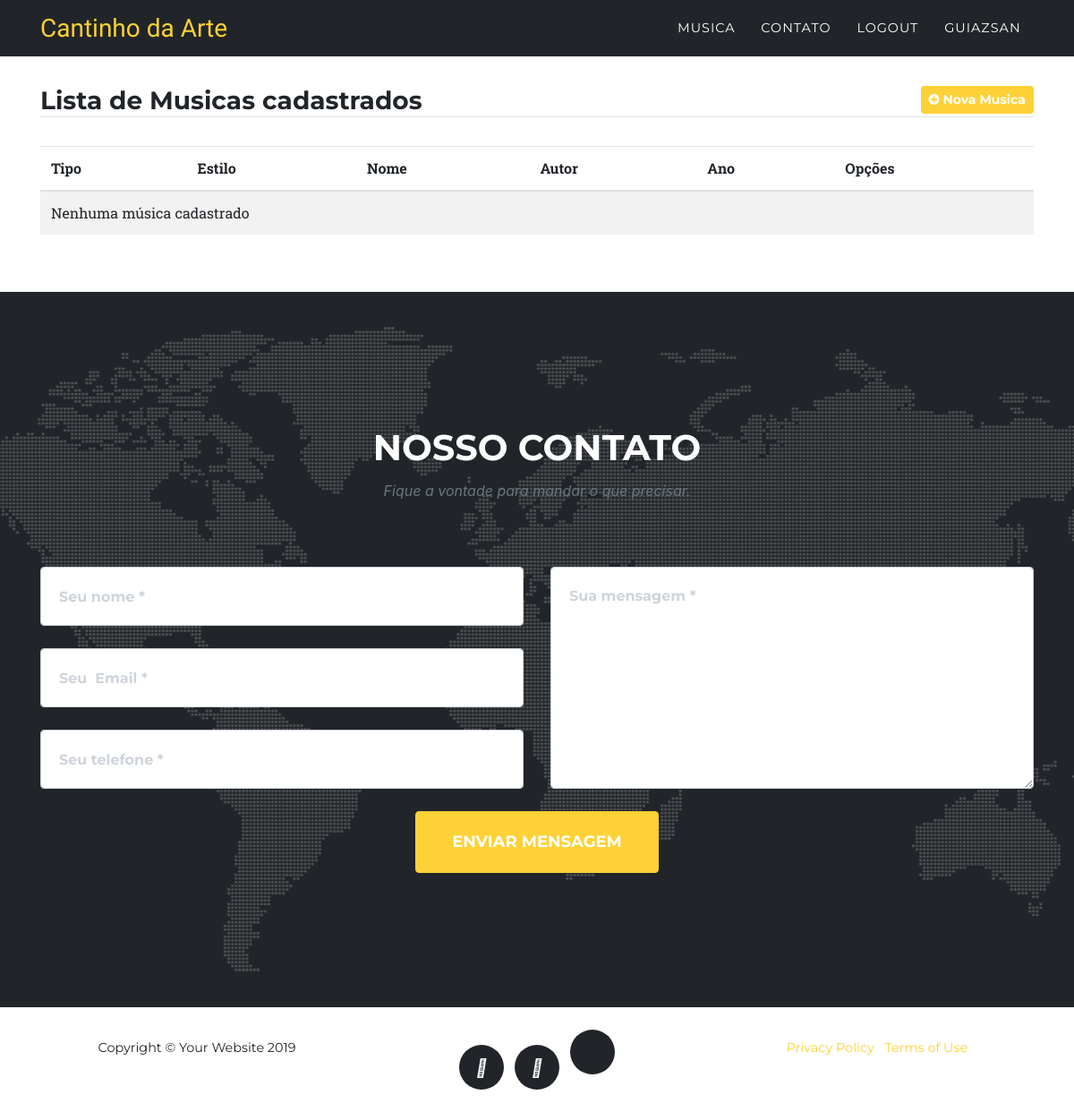
The page /listar/musica/ (signed in) on the database as committed earlier.
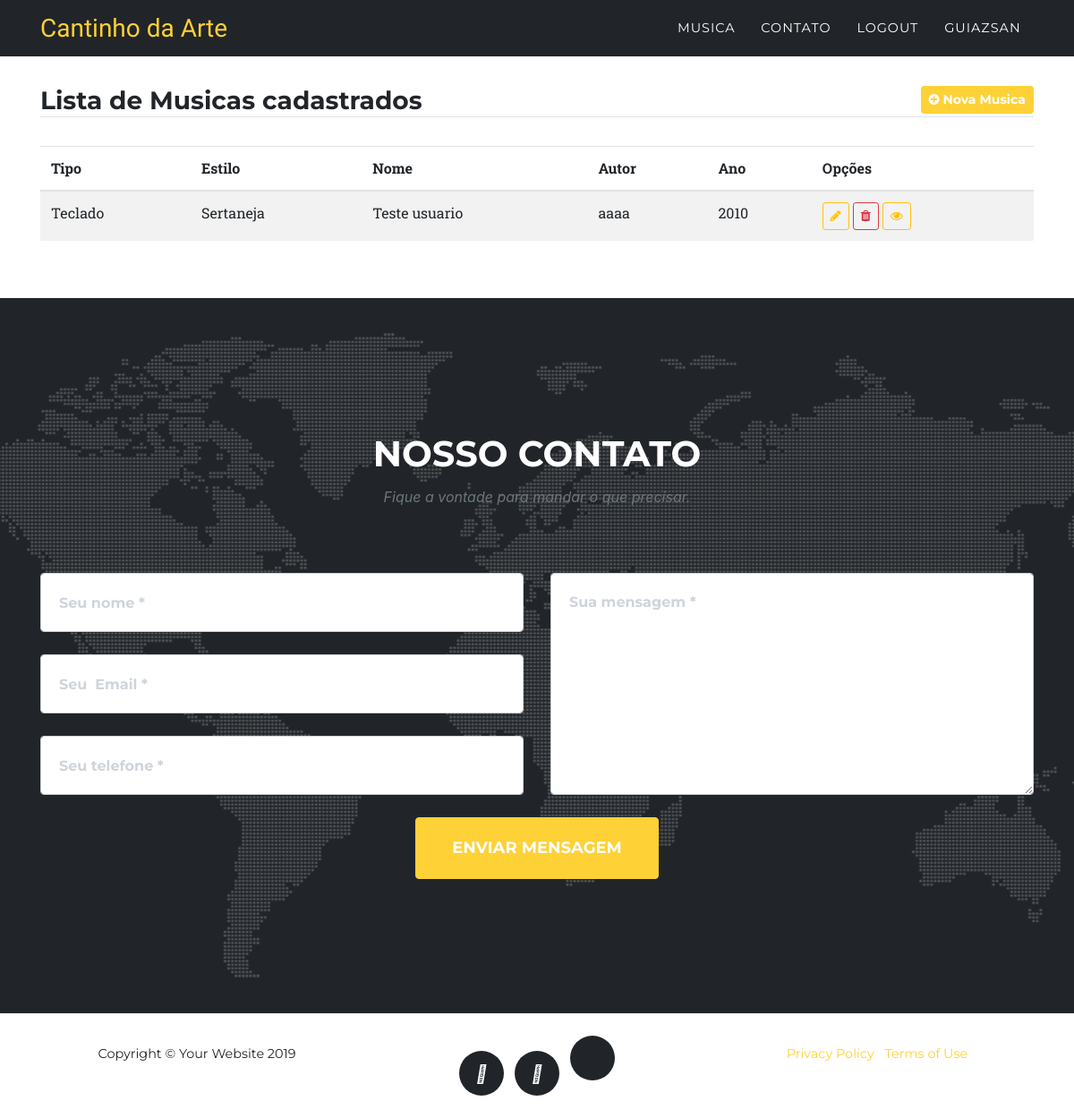
The same page on the database as committed later.
### aulas/models.py (models this page shows, shortened)
class Musica(models.Model):
    tipo = models.ForeignKey(Tipo, on_delete=models.PROTECT)
    estilo = models.ForeignKey(
    Estilo, on_delete=models.PROTECT, verbose_name="Estilo")
    nome = models.CharField(max_length=50, null=True, blank=True, help_text="Nome da Música?")
    autor = models.CharField(max_length=50, null=True, blank=True, help_text="Nome do autor?")
    ano = models.CharField(max_length=5)
    usuario = models.ForeignKey(User, on_delete=models.PROTECT)

class Tipo(models.Model):
    descricao = models.CharField(
        max_length=50, verbose_name="Descrição", help_text="Ex: Teclado, Violao, Violino, Piano")
    def __str__(self):
        return "{}".format(self.descricao)

class Estilo(models.Model):
    descricao = models.CharField(
        max_length=50, verbose_name="Descrição", help_text="Ex: Sertanejo, Clássica, Internacional, MPB")
    def __str__(self):
        return "{}".format(self.descricao)
    class Meta:
        verbose_name = "Estilo"

### aulas/views.py (the view)
# urls.py: path('listar/musica/', MusicaList.as_view(), name="listar-musica"),
class MusicaList(LoginRequiredMixin, ListView):
    model = Musica
    template_name = "aulas/lista/list_musica.html"
    def get_queryset(self):
        self.object_list = Musica.objects.filter(usuario=self.request.user)
        return self.object_list

### aulas/templates/aulas/lista/list_musica.html (shortened to what this page needs)
{% extends 'base.html' %}
{% load static %}
{% block container %}
<div class="container py-5">
    <div class="row mt-5">
        <div class="col-lg">
            <h3 class="border-bottom">
                Lista de Musicas cadastrados
                <a href="{% url 'cadastrar-musica' %}" class="float-right btn btn-primary btn-sm">
                    <i class="fa fa-plus-circle" aria-hidden="true"></i>
                    Nova Musica
                </a>
            </h3>
        </div>
    </div>
    <div class="row">
        <div class="col-lg mt-4">
            <table class="table table-striped">
                <thead>
                    <tr>
                        <th>Tipo</th>
                        <th>Estilo</th>
                        <th>Nome</th>
                        <th>Autor</th>
                        <th>Ano</th>
                        <th>Opções</th>
                    </tr>
                </thead>
                <tbody>
                    {% for musica in object_list %}
                    <tr>
                        <td>{{ musica.tipo }}</td>
                        <td>{{ musica.estilo }}</td>
                        <td>{{ musica.nome }}</td>
                        <td>{{ musica.autor }}</td>
                        <td>{{ musica.ano }}</td>
                        <td>
                            <a href="{% url 'editar-musica' musica.pk %}" class="btn btn-outline-warning btn-sm">
                                <i class="fa fa-pencil" aria-hidden="true"></i>
                            </a>
                            <a href="{% url 'excluir-musica' musica.pk %}" class="btn btn-outline-danger btn-sm">
                                <i class="fa fa-trash" aria-hidden="true"></i>
                            </a>
                            <a href="{% url 'detalhar-musica' musica.pk %}" class="btn btn-outline-warning btn-sm">
                                <i class="fa fa-eye" aria-hidden="true"></i>
                            </a>
                        </td>
                    </tr>
                    {% empty %}
                    <tr>
                        <td colspan="100%">Nenhuma música cadastrado</td>
                    </tr>
                    {% endfor %}
                </tbody>
            </table>
        </div>
    </div>
</div>
{% endblock %}

### aulas/templates/base.html (shortened to what this page needs)
{% load static %}
<!DOCTYPE html>
<html lang="en">
<head>
  <link href="{% static 'vendor/bootstrap/css/bootstrap.css' %}" rel="stylesheet">
  <link href="{% static 'css/agency.css' %}" rel="stylesheet">
  <link href="{% static 'css/font-awesome.min.css' %}" rel="stylesheet">
</head>
<body id="page-top">
{% block menu %}
  <nav class="navbar navbar-expand-lg navbar-dark fixed-top" id="mainNav">
    <div class="container">
      <a class="navbar-brand js-scroll-trigger" href="{% url 'index'%}">Cantinho da Arte</a>
      <div class="collapse navbar-collapse" id="navbarResponsive">
        <ul class="navbar-nav text-uppercase ml-auto">
        {% if request.user.is_authenticated %}
        <li class="nav-item">
          <a class="nav-link js-scroll-trigger" href="{% url 'listar-musica'%}">Musica</a>
        </li>
        {% endif %}
          <li class="nav-item">
            <a class="nav-link js-scroll-trigger" href="/#contact">Contato</a>
          </li>
          {% if request.user.is_authenticated %}
          <li class="nav-item">
            <a class="nav-link js-scroll-trigger" href="{% url 'logout'%}">Logout</a>
          </li>
          <li class="nav-item">
            <a class="nav-link js-scroll-trigger">{{ request.user.username }}</a>
          </li>
          {% else %}
          <li class="nav-item">
            <a class="nav-link js-scroll-trigger" href="{% url 'login' %}">Logar</a>
          </li>
          {% endif %}
        </ul>
      </div>
    </div>
  </nav>
{%  endblock %}
  {% block container %}{% endblock %}
   {% block contato %}
    <section id="contact">
      <div class="container">
        <div class="row">
          <div class="col-lg-12 text-center">
            <h2 class="section-heading text-uppercase">Nosso contato</h2>
            <h3 class="section-subheading text-muted">Fique a vontade para mandar o que precisar.</h3>
          </div>
        </div>
        <div class="row">
          <div class="col-lg-12">
            <form id="contactForm" name="sentMessage" novalidate="novalidate">
              <div class="row">
                <div class="col-md-6">
                  <div class="form-group">
                    <input class="form-control" id="name" type="text" placeholder="Seu nome *" required="required" data-validation-required-message="Please enter your name.">
                  </div>
                  <div class="form-group">
                    <input class="form-control" id="email" type="email" placeholder="Seu  Email *" required="required" data-validation-required-message="Please enter your email address.">
                  </div>
                  <div class="form-group">
                    <input class="form-control" id="phone" type="tel" placeholder="Seu telefone *" required="required" data-validation-required-message="Please enter your phone number.">
                  </div>
                </div>
                <div class="col-md-6">
                  <div class="form-group">
                    <textarea class="form-control" id="message" placeholder="Sua mensagem *" required="required" data-validation-required-message="Please enter a message."></textarea>
                  </div>
                </div>
                <div class="col-lg-12 text-center">
                  <button id="sendMessageButton" class="btn btn-primary btn-xl text-uppercase" type="submit">Enviar mensagem</button>
                </div>
              </div>
            </form>
          </div>
        </div>
      </div>
    </section>
   {% endblock %}
  {% block rodape %}
    <footer>
      <div class="container">
        <div class="row">
          <div class="col-md-4">
            <span class="copyright">Copyright &copy; Your Website 2019</span>
          </div>
          <div class="col-md-4">
            <ul class="list-inline social-buttons">
              <li class="list-inline-item">
                <a href="#">
                  <i class="fab fa-twitter"></i>
                </a>
              </li>
              <li class="list-inline-item">
                <a href="#">
                  <i class="fab fa-facebook-f"></i>
                </a>
              </li>
              <li class="list-inline-item">
                <a href="#">
                </a>
              </li>
            </ul>
          </div>
          <div class="col-md-4">
            <ul class="list-inline quicklinks">
              <li class="list-inline-item">
                <a href="#">Privacy Policy</a>
              </li>
              <li class="list-inline-item">
                <a href="#">Terms of Use</a>
              </li>
            </ul>
          </div>
        </div>
      </div>
    </footer>
    {% endblock %}
  </body>
  </html>

### static/css/agency.css (style rules this page uses)
body { overflow-x: hidden; font-family: 'Roboto Slab', -apple-system, BlinkMacSystemFont, 'Segoe UI', Roboto, 'Helvetica Neue', Arial, sans-serif, 'Apple Color Emoji', 'Segoe UI Emoji', 'Segoe UI Symbol', 'Noto Color Emoji'; }
a { color: #fed136; }
h1, h2, h3, h4, h5, h6 { font-weight: 700; font-family: 'Montserrat', -apple-system, BlinkMacSystemFont, 'Segoe UI', Roboto, 'Helvetica Neue', Arial, sans-serif, 'Apple Color Emoji', 'Segoe UI Emoji', 'Segoe UI Symbol', 'Noto Color Emoji'; }
section { padding: 100px 0; }
section h2.section-heading { font-size: 40px; margin-top: 0; margin-bottom: 15px; }
section h3.section-subheading { font-size: 16px; font-weight: 400; font-style: italic; margin-bottom: 75px; text-transform: none; font-family: 'Droid Serif', -apple-system, BlinkMacSystemFont, 'Segoe UI', Roboto, 'Helvetica Neue', Arial, sans-serif, 'Apple Color Emoji', 'Segoe UI Emoji', 'Segoe UI Symbol', 'Noto Color Emoji'; }
@media (min-width: 768px) { section { padding: 150px 0; } }
.btn { font-family: 'Montserrat', -apple-system, BlinkMacSystemFont, 'Segoe UI', Roboto, 'Helvetica Neue', Arial, sans-serif, 'Apple Color Emoji', 'Segoe UI Emoji', 'Segoe UI Symbol', 'Noto Color Emoji'; font-weight: 700; }
.btn-xl { font-size: 18px; padding: 20px 40px; }
.btn-primary { background-color: #fed136; border-color: #fed136; }
#mainNav { background-color: #212529; }
#mainNav .navbar-brand { color: #fed136; font-family: 'Kaushan Script', -apple-system, BlinkMacSystemFont, 'Segoe UI', Roboto, 'Helvetica Neue', Arial, sans-serif, 'Apple Color Emoji', 'Segoe UI Emoji', 'Segoe UI Symbol', 'Noto Color Emoji'; }
#mainNav .navbar-nav .nav-item .nav-link { font-size: 90%; font-weight: 400; padding: 0.75em 0; letter-spacing: 1px; color: white; font-family: 'Montserrat', -apple-system, BlinkMacSystemFont, 'Segoe UI', Roboto, 'Helvetica Neue', Arial, sans-serif, 'Apple Color Emoji', 'Segoe UI Emoji', 'Segoe UI Symbol', 'Noto Color Emoji'; }
@media (min-width: 992px) { #mainNav { padding-top: 5px; padding-bottom: 5px; -webkit-transition: padding-top 0.3s, padding-bottom 0.3s; transition: padding-top 0.3s, padding-bottom 0.3s; border: none; } }
@media (min-width: 992px) { #mainNav .navbar-brand { font-size: 1.75em; -webkit-transition: all 0.3s; transition: all 0.3s; } }
@media (min-width: 992px) { #mainNav .navbar-nav .nav-item .nav-link { padding: 1.1em 1em !important; } }
section#contact { background-color: #212529; background-image: url("../img/map-image.png"); background-repeat: no-repeat; background-position: center; }
section#contact .section-heading { color: #fff; }
section#contact .form-group { margin-bottom: 25px; }
section#contact .form-group input, section#contact .form-group textarea { padding: 20px; }
section#contact .form-group input.form-control { height: auto; }
section#contact .form-group textarea.form-control { height: 248px; }
footer { padding: 25px 0; text-align: center; }
footer span.copyright { font-size: 90%; line-height: 40px; text-transform: none; font-family: 'Montserrat', -apple-system, BlinkMacSystemFont, 'Segoe UI', Roboto, 'Helvetica Neue', Arial, sans-serif, 'Apple Color Emoji', 'Segoe UI Emoji', 'Segoe UI Symbol', 'Noto Color Emoji'; }
footer ul.quicklinks { font-size: 90%; line-height: 40px; margin-bottom: 0; text-transform: none; font-family: 'Montserrat', -apple-system, BlinkMacSystemFont, 'Segoe UI', Roboto, 'Helvetica Neue', Arial, sans-serif, 'Apple Color Emoji', 'Segoe UI Emoji', 'Segoe UI Symbol', 'Noto Color Emoji'; }
ul.social-buttons { margin-bottom: 0; }
ul.social-buttons li a { font-size: 20px; line-height: 50px; display: block; width: 50px; height: 50px; -webkit-transition: all 0.3s; transition: all 0.3s; color: white; border-radius: 100%; outline: none; background-color: #212529; }

Rows that differ between the two databases and show on the page:
added Musica: tipo "Teclado", estilo "Sertaneja", nome "Teste usuario", autor "aaaa", ano "2010"
Other text that changed with them:
text no longer shown: "Nenhuma música cadastrado"
